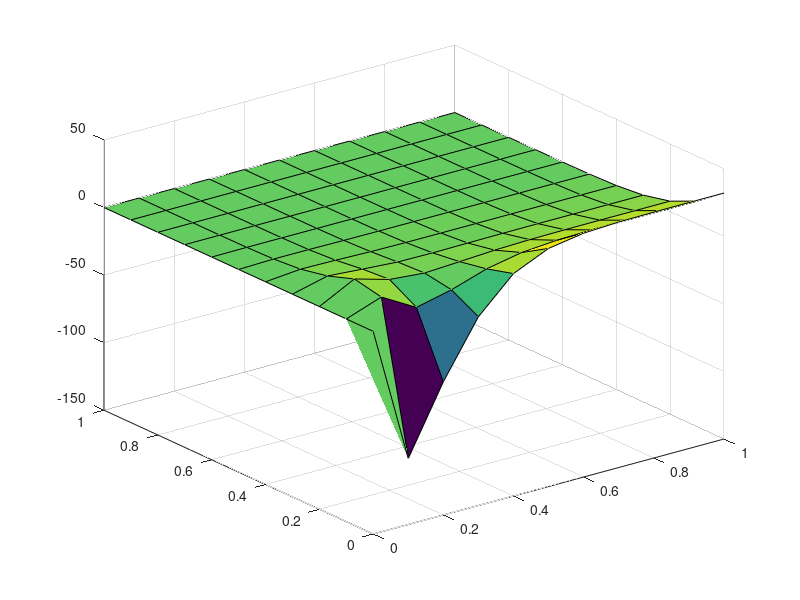

This chart was generated by the following MATLAB code:
close all
clear
clc

%%
a=2.3e-5; %alpha in m^2/s
k=200; %(W/m k)
h=100; %W/(m2 K)
tinf=400; %T(inf)
Tl=1000; %Tlast in secs
xl=1; %xlast in meter
x0=0; %x0 in meter
yl=1; %ylast in meter
y0=0; %y0 in meter
dx=0.1; %x step
dy=0.1; %y step
dt=1; %time step
lt=Tl/dt+1; %length(t) with discretization
lx=(xl-x0)/dx+1; %length(x) with discretization
ly=(yl-y0)/dy+1; %length(y) with discretization
Td=a*Tl/(dx^2+dy^2); %dimensionless time, at/(x^2+y^2);

%%
x=x0:dx:xl;
y=y0:dy:yl;
t=0:dt:Tl;
% u=0:0.00001:Tl;u(1)=eps;
T=zeros(lx,ly);
for i=2:lx
    for j=1:ly
        j21=integral(@(u) exp((y(j)./sqrt(4*a*u)+h*(sqrt(a*u))/k).^2).*erfc(y(j)./sqrt(4*a*u)+h*(sqrt(a*u))/k).*exp(-(x(i).^2+y(j).^2)./(4*a*u))./u.^(1.5),0,Tl);
%         j21=trapz(u,j21);
        i5=0.5*integral(@(u) erfc(x(i)./sqrt(4*a*u)).*exp(-y(j)^2./(4*a.*u))./u.^(1.5),0,Tl);
%         i5=0.5*trapz(u,i5);
        t=t(end);
        T(i,j)=tinf*erf(x(i)./sqrt(4.*a.*t)).*(erfc(y(j)./sqrt(4*a.*t))-exp(-y(j).^2/(4.*a.*t)).*exp((y(j)./sqrt(4*a*t)+h*sqrt(a*t)/k).^2).*erfc(y(j)./sqrt(4*a*t)+h*sqrt(a*t)/k))...
        -tinf.*x(i)./sqrt(pi)./sqrt(4*a).*(j21-2*i5);
    end
end
[x,y]=meshgrid(x,y);
surf(y,x,T)
save analytic_int.dat T -ascii







